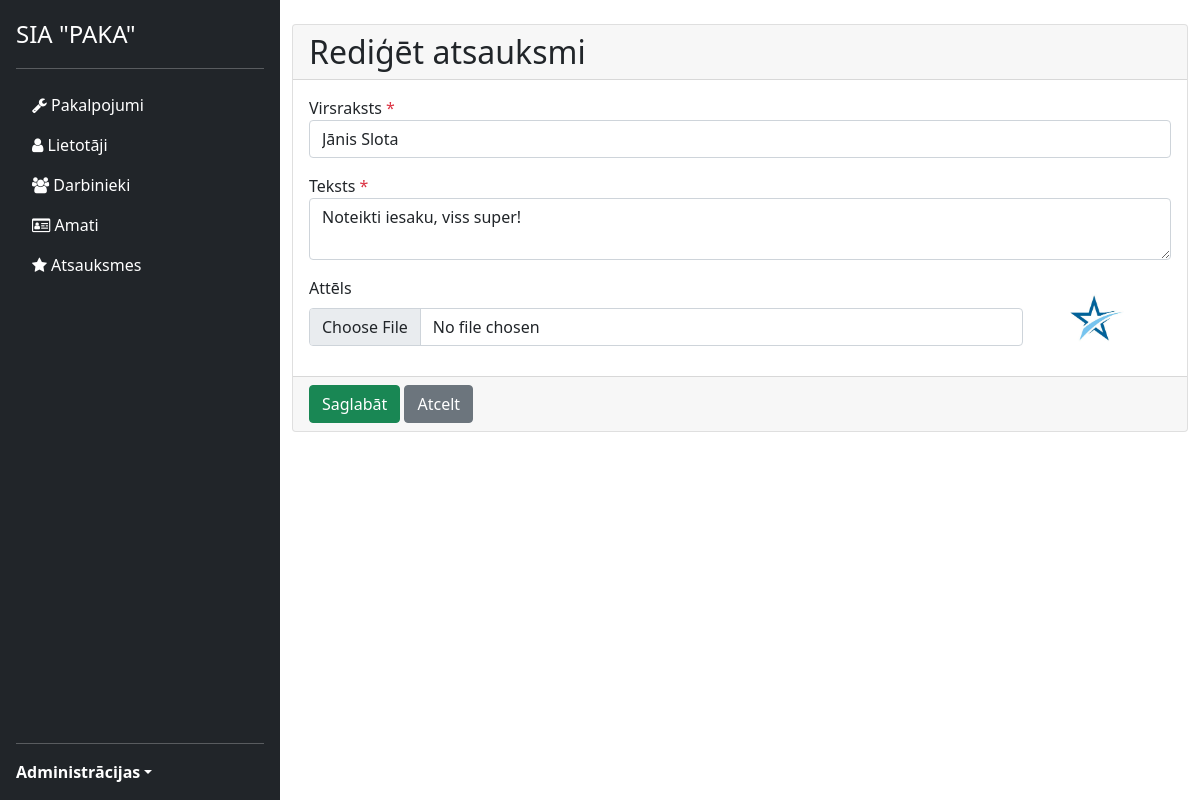
/src/views/admin/reviews/edit.php?id=2 (signed in), run on the app's committed database.
### tables this page shows
CREATE TABLE `reviews` (
  `id` int(10) UNSIGNED NOT NULL,
  `title` varchar(150) NOT NULL,
  `text` text NOT NULL,
  `image` text NOT NULL
);

### src/views/admin/reviews/edit.php (the view, shortened to what this page needs)
<?php
require_once("../../../../config/database.php");
$formErrors["title"] = $formErrors["text"] = "";
$id = $_GET['id'];
$query = $db->prepare("SELECT * FROM reviews WHERE id = '$id'");
$query->execute();
if ($query->rowCount() == 0) {
    header("location: list.php");
    exit;
} else {
    $review = $query->fetch();
}
?>
<?php require_once("../../layout/admin-sidebar.php"); ?>
<div class="card">
    <div class="card-header">
        <h2 class="m-0">Rediģēt atsauksmi</h2>
    </div>
    <form method="post" enctype="multipart/form-data">
        <div class="card-body">
            <div class="form-group mb-3">
                <label for="title">Virsraksts <span class="text-danger">*</span></label>
                <input type="text" class="form-control <?php echo (! empty($formErrors['title'])) ? 'is-invalid' : ''; ?>" name="title" id="title" placeholder="Ievadi atsauksmes virsrakstu" value="<?php echo $review['title'] ?>">
            </div>
            <div class="form-group mb-3">
                <label for="text">Teksts <span class="text-danger">*</span></label>
                <textarea class="form-control <?php echo (! empty($formErrors['text'])) ? 'is-invalid' : ''; ?>" name="text" id="text" placeholder="Ievadi atsauksmes tekstu"><?php echo $review['text'] ?></textarea>
            </div>
            <div class="row">
                <div class="col-10">
                    <div class="form-group">
                        <label for="fileToUpload" class="form-label">Attēls</label>
                        <input class="form-control <?php echo (! empty($formErrors['img'])) ? 'is-invalid' : ''; ?>" type="file" id="fileToUpload" name="fileToUpload">
                    </div>
                </div>
                <div class="col-2 align-self-center">
                    <img class="small-img" src="<?php echo '../../../../public/img/uploads/reviews/' . $review['image'] ?>" />
                </div>
            </div>
        </div>
        <div class="card-footer">
            <button type="submit" name="submit" class="btn btn-success">Saglabāt</button>
            <a href="list.php" type="button" class="btn btn-secondary">Atcelt</a>
        </div>
    </form>
</div>
<?php require_once("../../layout/admin-footer.php"); ?>

### public/css/admin.css (style rules this page uses)
.small-img { max-width: 100px; max-height: 100px; }

### data on the page
reviews: title "Jānis Slota", text "Noteikti iesaku, viss super!", image (picture)
